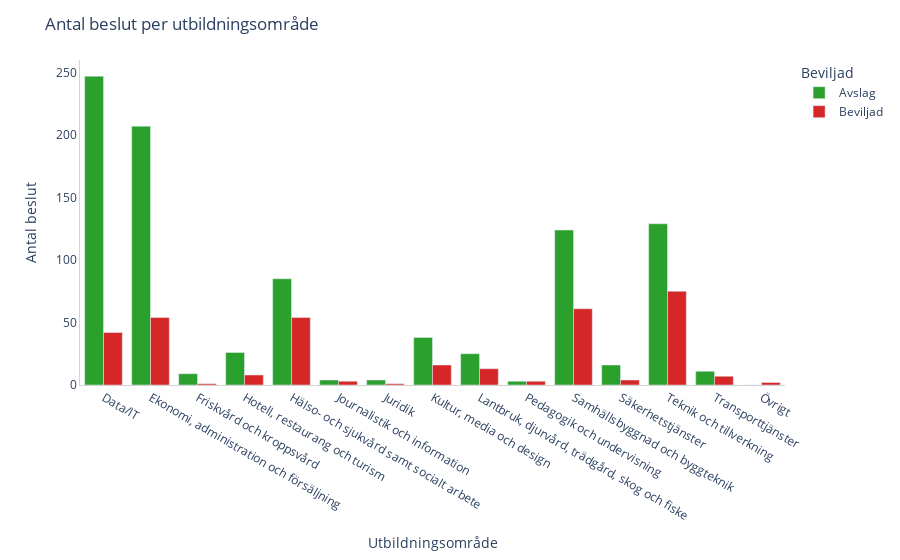

Here is the notebook cell this chart was saved with:
### Code cell
result_df = df.groupby("Utbildningsområde")["Beslut"].value_counts().unstack(fill_value=0).reset_index()
plot_df = result_df.melt(id_vars="Utbildningsområde", var_name="Beviljad", value_name="Antal")
import plotly.express as px

def create_utbildnings_bar(data, **options):
    fig = px.bar(
        data,
        x="Utbildningsområde",
        y="Antal",
        color="Beviljad", 
        barmode="group",  
        color_discrete_sequence=["#2ca02c", "#d62728"],  
        **options
    )
    fig.update_layout(title="Antal beslut per utbildningsområde", plot_bgcolor="white",
                      xaxis= dict(title="Utbildningsområde", linecolor="lightgrey"),
                      yaxis= dict(title="Antal beslut", linecolor="lightgrey"))
                      
    return fig



fig = create_utbildnings_bar(plot_df)
fig.show()

### Figure 1 — Plotly figure (JSON) as saved in the notebook; plotly's stock layout.template omitted (floating-point values rounded to 4 significant figures)
{"data": [{"alignmentgroup": "True", "hovertemplate": "Beviljad=Avslag<br>Utbildningsområde=%{x}<br>Antal=%{y}<extra></extra>", "legendgroup": "Avslag", "marker": {"color": "#2ca02c", "pattern": {"shape": ""}}, "name": "Avslag", "offsetgroup": "Avslag", "orientation": "v", "showlegend": true, "textposition": "auto", "type": "bar", "x": ["Data/IT", "Ekonomi, administration och försäljning", "Friskvård och kroppsvård", "Hotell, restaurang och turism", "Hälso- och sjukvård samt socialt arbete", "Journalistik och information", "Juridik", "Kultur, media och design", "Lantbruk, djurvård, trädgård, skog och fiske", "Pedagogik och undervisning", "Samhällsbyggnad och byggteknik", "Säkerhetstjänster", "Teknik och tillverkning", "Transporttjänster", "Övrigt"], "xaxis": "x", "y": [247, 207, 9, 26, 85, 4, 4, 38, 25, 3, 124, 16, 129, 11, 0], "yaxis": "y"}, {"alignmentgroup": "True", "hovertemplate": "Beviljad=Beviljad<br>Utbildningsområde=%{x}<br>Antal=%{y}<extra></extra>", "legendgroup": "Beviljad", "marker": {"color": "#d62728", "pattern": {"shape": ""}}, "name": "Beviljad", "offsetgroup": "Beviljad", "orientation": "v", "showlegend": true, "textposition": "auto", "type": "bar", "x": ["Data/IT", "Ekonomi, administration och försäljning", "Friskvård och kroppsvård", "Hotell, restaurang och turism", "Hälso- och sjukvård samt socialt arbete", "Journalistik och information", "Juridik", "Kultur, media och design", "Lantbruk, djurvård, trädgård, skog och fiske", "Pedagogik och undervisning", "Samhällsbyggnad och byggteknik", "Säkerhetstjänster", "Teknik och tillverkning", "Transporttjänster", "Övrigt"], "xaxis": "x", "y": [42, 54, 1, 8, 54, 3, 1, 16, 13, 3, 61, 4, 75, 7, 2], "yaxis": "y"}], "layout": {"barmode": "group", "legend": {"title": {"text": "Beviljad"}, "tracegroupgap": 0}, "margin": {"t": 60}, "plot_bgcolor": "white", "title": {"text": "Antal beslut per utbildningsområde"}, "xaxis": {"anchor": "y", "domain": [0, 1], "linecolor": "lightgrey", "title": {"text": "Utbildningsområde"}}, "yaxis": {"anchor": "x", "domain": [0, 1], "linecolor": "lightgrey", "title": {"text": "Antal beslut"}}}}
